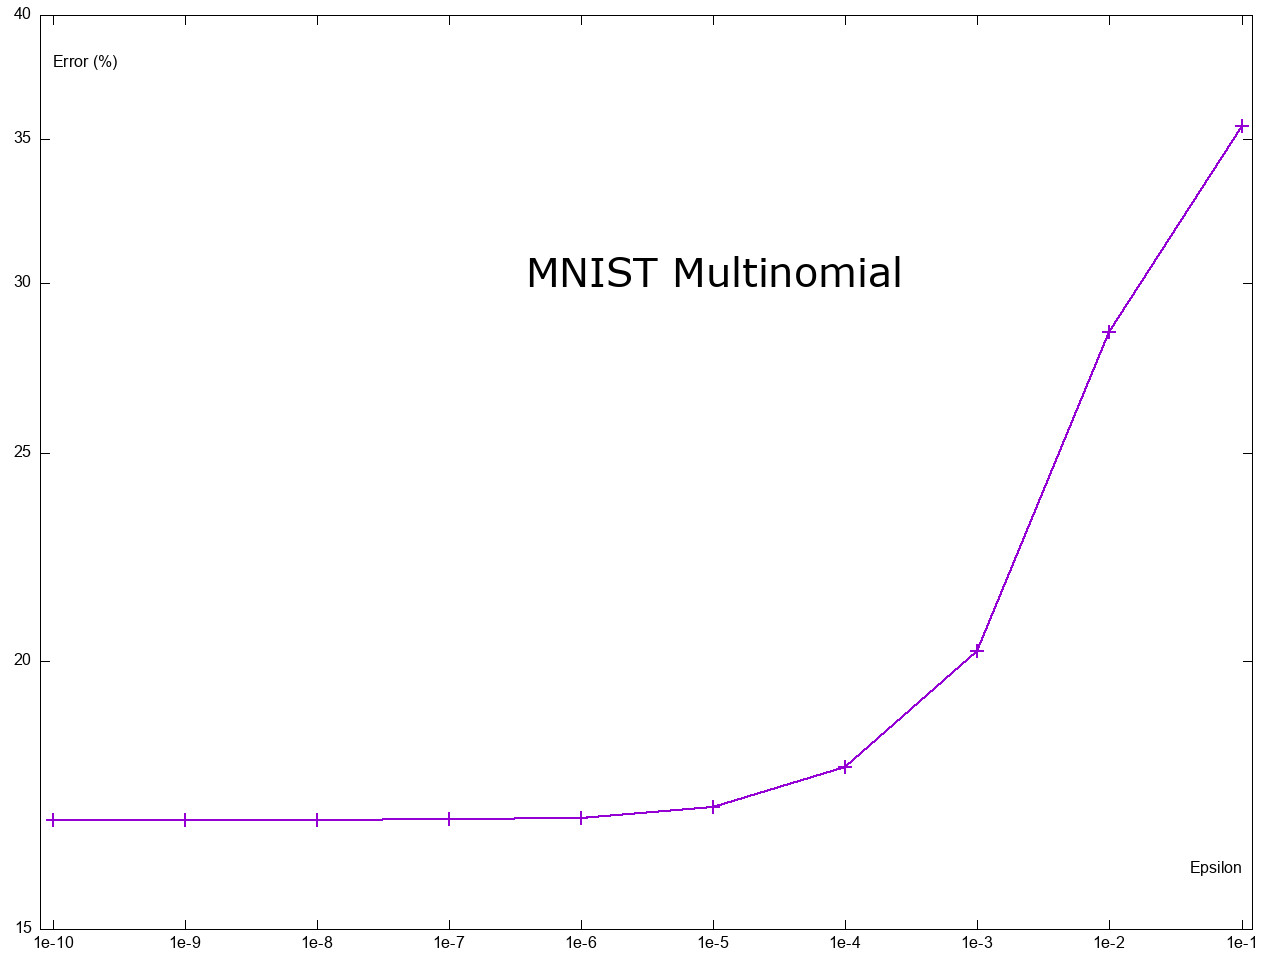

Reproduce this figure in gnuplot.
#!/usr/bin/gnuplot -persist

# Tipo de fichero que se genera seguido de las opciones específicas de
# ese tipo de fichero. Os dejamos como ejemplo la generación de un
# fichero de tipo eps "encapsulated postscript" que es un formato
# vectorial que garantiza un escalado arbitráreo de las gráficas sin
# efectos de pixelado

set terminal postscript eps font "Helvetica,24"

# Otro tipo de fichero que puede generar gnuplot es JPEG, que es un
# tipo ampliamente conocido de mapa de bits (no vectorial), pero que
# no puede ser escalado arbitráreamente. Se puede generar con el
# comando: set terminal jpeg

#
# Nombre del fichero de salida
#

# set terminal jpeg size 1280,960
set output "multinomial-exp.eps"

# Establece que los ejes estén en escala logarítmica para observar más
# fácilmente valores muy cercanos entre si

set logscale xy

#
# Rangos del eje x y del eje y
#

set xrange [1e-11:0.5]
set yrange [15:40]

# Define los puntos de referencia (tics) sobre el eje x y el eje y
# entre paréntesis se indican separados poMNIST 1-NNr coma la etiqueta de texto
# entre comillas dobles y la posición en ese eje donde aparece la
# etiqueta

set xtics ("1e-10" 1e-10, "1e-9" 1e-9, "1e-8" 1e-8, "1e-7" 1e-7, "1e-6" 1e-6, "1e-5" 1e-5, "1e-4" 1e-4, "1e-3" 1e-3, "1e-2" 1e-2, "1e-1" 1e-1)
set ytics ("15" 15, "20" 20, "25" 25, "30" 30, "35" 35, "40" 40)

# Definimos el texto que usamos para poner etiquetas en la gráfica:
# - El eje x "Dimensionalidad"
# - El eje y "Error (%)"
# - La línea horizontal que representa la tasa de error sin aplicar
#   PCA "Original"
# - El título de la gráfica "MNIST 1-NN"
#
# Después del texto que se muestra en la gráfica aparecen las
# coordenadas (at x,y) donde debe aparecer la etiqueta seguido de como
# se alinea el texto (right, left, center) e incluso el tipo y tamaño
# de la fuente: font "HelveticaBold,30"

set label "Epsilon" at 1e-1,16 right
set label "Error (%)" at 1e-11,38 left
# set label "Original" at 0.92,2.9 left
set label "MNIST Multinomial" at 1e-5,30 center font "HelveticaBold,30"

# El comando plot representa las dos curvas que aparecen en la
# gráfica. La primera curva es la de PCA y la segunda, la Original,
# es decir, sin aplicar PCA.
#
# En ese comando plot la especificación de cada una de las curvas está
# separada por coma de la otra
# Primera: "pca+knn-exp.out" u 1:2 t "PCA" w lp lw 2 lt 1 ps 2.0
# Segunda: 2.52 not w l lw 4 lt 2
#
# Sobre la primera curva, el fichero pca+knn-exp.out es un fichero de
# texto con dos columnas. La primera columna es el número de
# dimensiones a los cuales proyectas y la segunda columna es la tasa
# de error del clasificador de 1 vecino más cercano cuando utilizas
# ese número de dimensiones.
#
# El comando plot para la primera curva se interpreta de la siguiente
# manera: el fichero pca+knn-exp.out se representa gráficamente
# mediante una curva usando (u) la columna 1 como eje x y la columna 2
# como eje y siendo el título de la curva "PCA", el tipo de curva es
# de una línea con los puntos experimentales sobre la misma "with
# linespoints" (w lp), el "linewidth" de la curva es 2 (lw 2), el
# "linetype" es la 1 (lt 1) y el "pointsize" es 2.0 (ps 2.0)
#
# El plot para la segunda curva es una línea horizontal cuyo valor
# constante es 2.52 para todo valor de x, no quiero título "notitle"
# (not) para esta curva, el tipo de curva es una línea "with line" (w
# l) cuyo linewidth es 4 (lw 4) y el tipo de línea es la 2 (lt 2)

plot "multinomial-exp.out" u 1:2 t "" w lp lw 2 lt 1 ps 2.0

# Si quieres saber más sobre los anchos de línea, tipos de
# línea/punto, etc. ejecuta "gnuplot" desde el interprete de comandos,
# y dentro de gnuplot ejecuta el comando "test"
